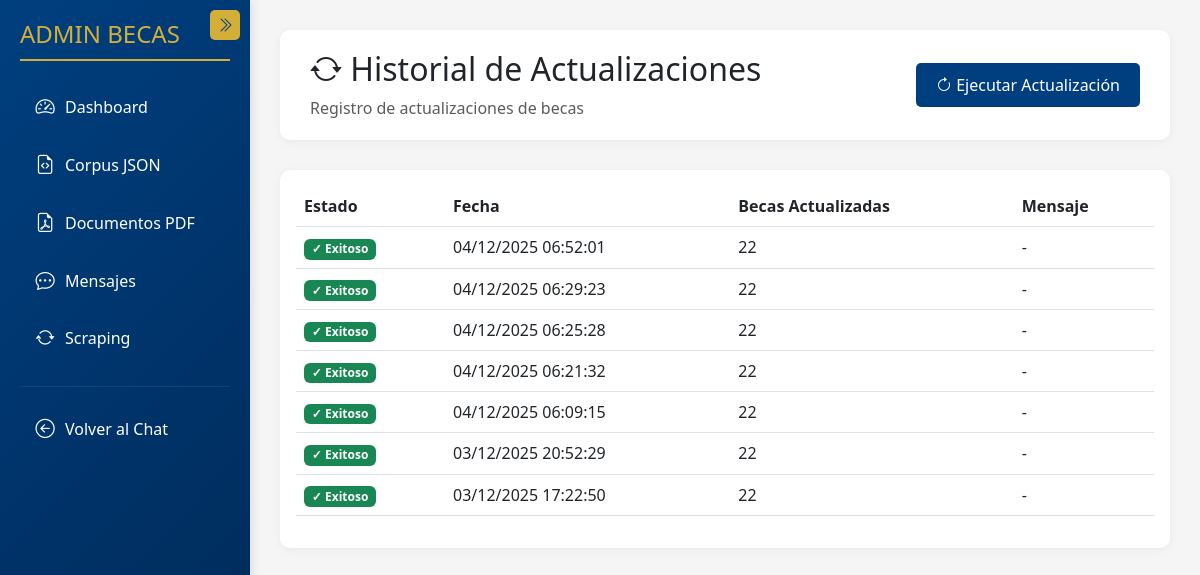
Screenshot of /admin-panel/scraping/ with the database file from the repository.
### myapp/models.py (models this page shows, shortened)
class ScrapingLog(models.Model):
    executed_at = models.DateTimeField(
        default=timezone.now,
        db_index=True,
        help_text="Fecha y hora de ejecución"
    )
    success = models.BooleanField(
        default=False,
        help_text="Indica si el scraping fue exitoso"
    )
    num_becas = models.IntegerField(
        default=0,
        help_text="Número de becas extraídas"
    )
    error_message = models.TextField(
        blank=True,
        null=True,
        help_text="Mensaje de error si falló"
    )
    class Meta:
        ordering = ['-executed_at']
        verbose_name = "Log de Scraping"
        verbose_name_plural = "Logs de Scraping"

### myapp/views.py (the view)
# urls.py: path('admin-panel/scraping/', views.admin_scraping, name='admin_scraping'),
def admin_scraping(request):
    try:
        from myapp.models import ScrapingLog
        logs = ScrapingLog.objects.all().order_by('-executed_at')[:20]
    except Exception as e:
        print(f"Error al cargar logs: {e}")
        logs = []
    context = {
        'logs': logs,
        'section': 'scraping',
    }
    return render_partial_or_base(request, 'admin_scraping', context)

### myapp/views.py (called while the page is built)
def is_ajax(request):
    return request.headers.get("x-requested-with") == "XMLHttpRequest" or \
           request.headers.get("X-Requested-With") == "XMLHttpRequest"

def render_partial_or_base(request, partial_name, context=None, base_template='admin_base.html'):
    if context is None:
        context = {}
    if is_ajax(request):
        return render(request, f"partials/{partial_name}.html", context)
    else:
        from django.template.loader import render_to_string
        partial_html = render_to_string(f"partials/{partial_name}.html", context, request=request)
        context['initial_content'] = partial_html
        return render(request, base_template, context)

### myapp/templates/partials/admin_scraping.html (shortened to what this page needs)
<div data-page="scraping">
<div class="header">
    <div class="d-flex justify-content-between align-items-center">
        <div>
            <h2><i class="bi bi-arrow-repeat"></i> Historial de Actualizaciones</h2>
            <p class="text-muted mb-0">Registro de actualizaciones de becas</p>
        </div>
        <form method="post" action="{% url 'admin_run_scraping' %}" id="scrapingForm">
            <button type="submit" class="btn btn-utpl">
                <i class="bi bi-arrow-clockwise"></i> Ejecutar Actualización
            </button>
        </form>
    </div>
</div>
<div class="card">
    <div class="card-body">
        {% if logs %}
        <div class="table-responsive">
            <table class="table table-hover">
                <thead>
                    <tr>
                        <th>Estado</th>
                        <th>Fecha</th>
                        <th>Becas Actualizadas</th>
                        <th>Mensaje</th>
                    </tr>
                </thead>
                <tbody>
                    {% for log in logs %}
                    <tr>
                        <td>
                            {% if log.success %}
                                <span class="badge bg-success">✓ Exitoso</span>
                            {% else %}
                                <span class="badge bg-danger">✗ Fallido</span>
                            {% endif %}
                        </td>
                        <td>{{ log.executed_at|date:"d/m/Y H:i:s" }}</td>
                        <td>{{ log.num_becas }}</td>
                        <td>{{ log.error_message|default:"-" }}</td>
                    </tr>
                    {% endfor %}
                </tbody>
            </table>
        </div>
        {% endif %}
    </div>
</div>
</div>

### myapp/static/css/admin.css (style rules this page uses)
:root { --utpl-blue: #003f7f; --utpl-gold: #d4af37; --sidebar-width: 250px; --sidebar-collapsed-width: 70px; }
body { font-family: 'Segoe UI', Tahoma, Geneva, Verdana, sans-serif; background-color: #f5f5f5; }
.header { background: white; padding: 20px 30px; border-radius: 10px; margin-bottom: 30px; box-shadow: 0 2px 10px rgba(0,0,0,0.05); }
.card { border: none; border-radius: 10px; box-shadow: 0 2px 10px rgba(0,0,0,0.05); margin-bottom: 20px; transition: transform 0.2s; }
.btn-utpl { background-color: var(--utpl-blue); color: white; border: none; padding: 10px 20px; border-radius: 5px; transition: all 0.3s; }

### rows the page displays
ScrapingLog: success "✓ Exitoso", executed_at "04/12/2025 06:52:01", num_becas "22", error_message "-"
ScrapingLog: success "✓ Exitoso", executed_at "04/12/2025 06:29:23", num_becas "22", error_message "-"
ScrapingLog: success "✓ Exitoso", executed_at "04/12/2025 06:25:28", num_becas "22", error_message "-"
ScrapingLog: success "✓ Exitoso", executed_at "04/12/2025 06:21:32", num_becas "22", error_message "-"
ScrapingLog: success "✓ Exitoso", executed_at "04/12/2025 06:09:15", num_becas "22", error_message "-"
ScrapingLog: success "✓ Exitoso", executed_at "03/12/2025 20:52:29", num_becas "22", error_message "-"
ScrapingLog: success "✓ Exitoso", executed_at "03/12/2025 17:22:50", num_becas "22", error_message "-"
